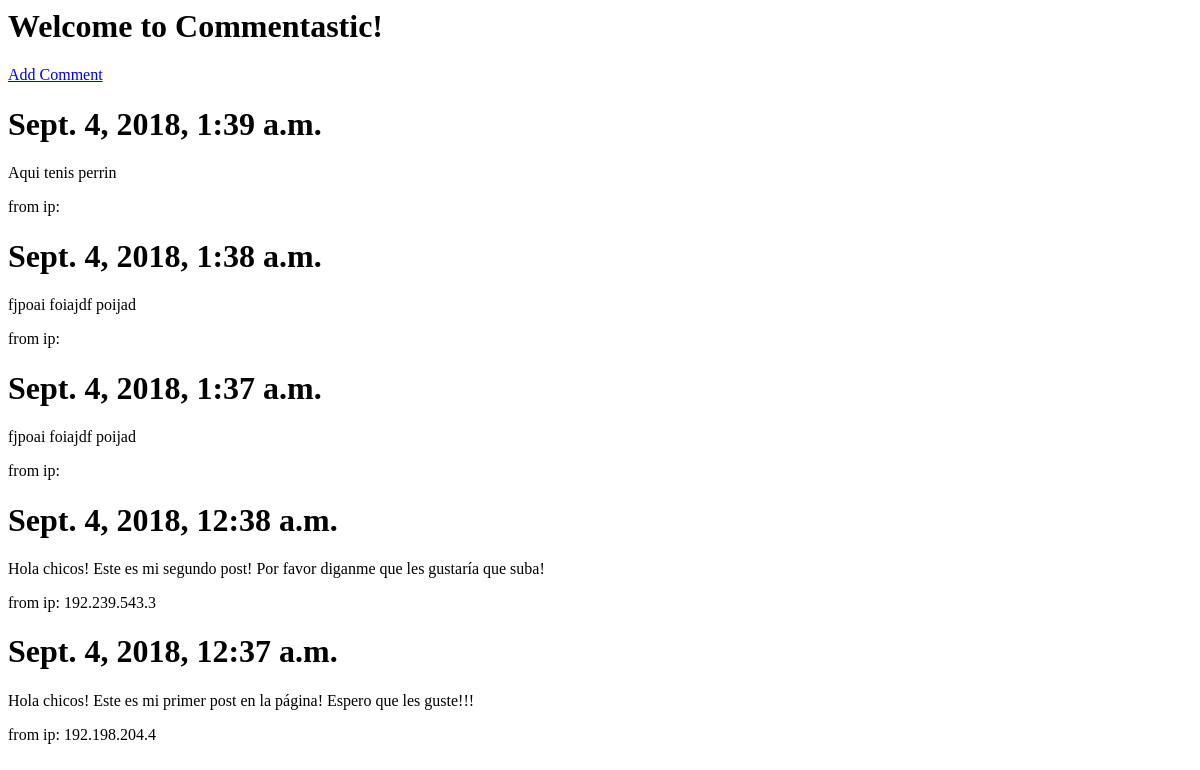
The app's page /, older data.
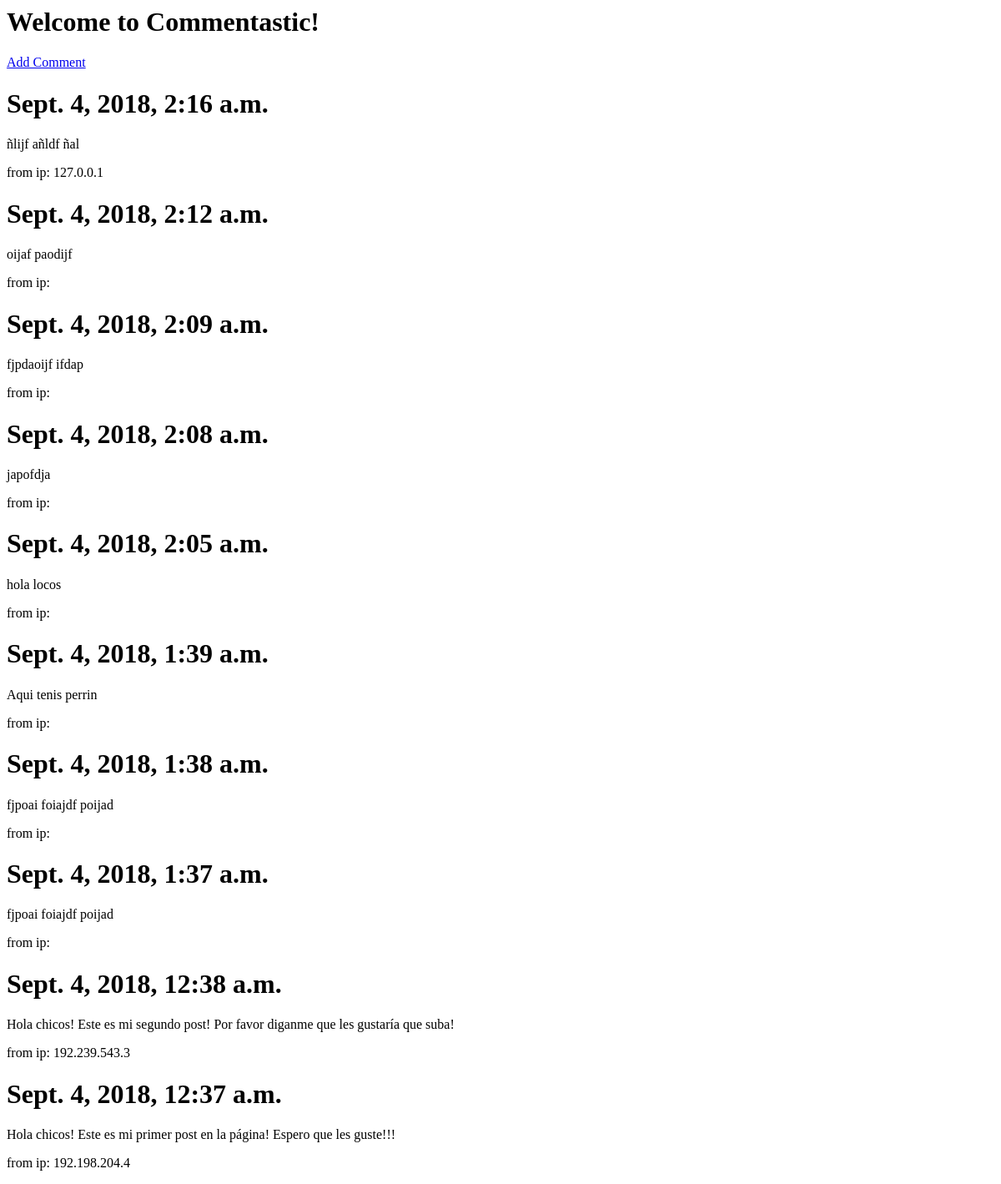
The same page, newer data.
### Comment/models.py (models this page shows, shortened)
class Comment(models.Model):
    body = models.TextField()
    author_ip = models.CharField(max_length=50)
    date = models.DateTimeField(auto_now_add=True)

### Comment/views.py (the view)
# urls.py: path('', views.list_comments, name="list_comments"),
def list_comments(request):
    comments = Comment.objects.all().order_by("date").reverse()
    return render(request, 'Comment/comment_list.html', { 'comments': comments })

### Comment/templates/Comment/comment_list.html
{% extends 'base_page.html' %}
{% block content %}
    <h1>Welcome to Commentastic!</h1>
    <a href="./new">Add Comment</a>
    {% for comment in comments %}
        <div class="comment">
            <h1>{{ comment.date }}</h1>
            <p>{{ comment.body }}</p>
            <p>from ip: {{ comment.author_ip }}</p>
        </div>
    {% endfor %}
{% endblock %}

Row changes from the older to the newer data that the page shows:
added Comment: date "Sept. 4, 2018, 2:16 a.m.", body "ñlijf añldf ñal", author_ip "127.0.0.1"
added Comment: date "Sept. 4, 2018, 2:12 a.m.", body "oijaf paodijf"
added Comment: date "Sept. 4, 2018, 2:09 a.m.", body "fjpdaoijf ifdap"
added Comment: date "Sept. 4, 2018, 2:08 a.m.", body "japofdja"
added Comment: date "Sept. 4, 2018, 2:05 a.m.", body "hola locos"
